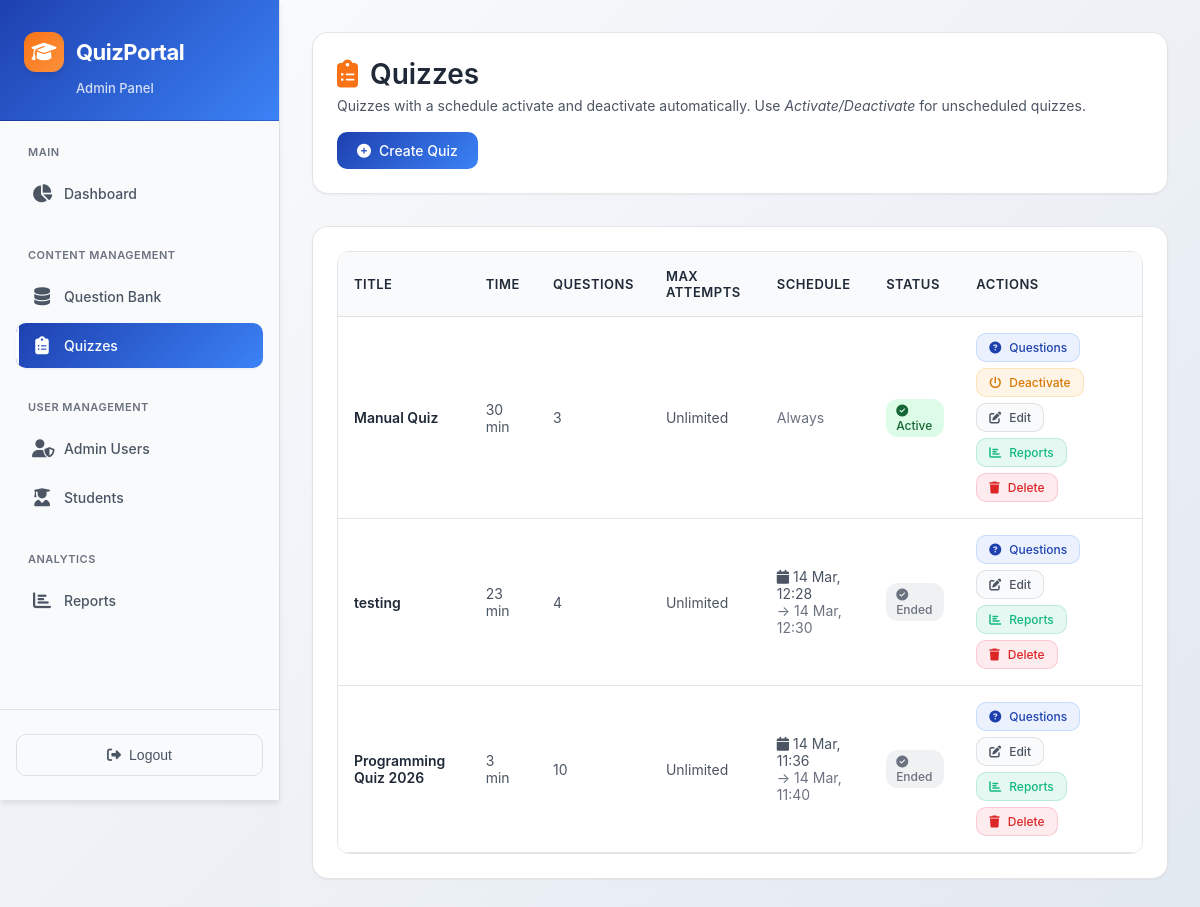
/admin-panel/quizzes/ (signed in), run on the app's committed database.
### video_app/models.py (models this page shows, shortened)
class Quiz(models.Model):
    title = models.CharField(max_length=255)
    description = models.TextField(blank=True)
    time_limit_minutes = models.PositiveIntegerField(default=30, help_text="Time limit in minutes")
    shuffle_questions = models.BooleanField(default=False)
    max_attempts = models.PositiveIntegerField(default=0, help_text="Maximum attempts per student (0 for unlimited)")
    is_active = models.BooleanField(default=True)
    start_time = models.DateTimeField(null=True, blank=True, help_text="Leave blank for no schedule")
    end_time = models.DateTimeField(null=True, blank=True, help_text="Leave blank for no schedule")
    certificate_min_percentage = models.FloatField(default=60.0, help_text="Minimum % score required to download certificate")
    created_at = models.DateTimeField(auto_now_add=True)
    questions = models.ManyToManyField(Question, through='QuizQuestion', blank=True)
    class Meta:
        indexes = [
            models.Index(fields=['is_active']),
            models.Index(fields=['start_time']),
            models.Index(fields=['end_time']),
        ]
    @property
    def schedule_status(self):
        now = timezone.now()
        if self.start_time or self.end_time:
            if self.start_time and now < self.start_time:
                return 'scheduled'   # upcoming
            if self.end_time and now > self.end_time:
                return 'ended'       # finished
            return 'live'            # currently running
        return 'active' if self.is_active else 'inactive'

### video_app/views.py (the view)
# urls.py: path('admin-panel/quizzes/', views.admin_quizzes, name='admin_quizzes'),
@staff_required
def admin_quizzes(request):
    quiz_data = admin_quizzes_queryset()
    return render(request, 'admin_panel/quiz_list.html', {'quiz_data': quiz_data})

### video_app/selectors.py (called while the page is built)
def admin_quizzes_queryset():
    return (
        Quiz.objects.annotate(
            question_count=Count('quizquestion', distinct=True),
            attempt_count=Count('attempts', filter=Q(attempts__is_submitted=True), distinct=True),
        )
        .order_by('-created_at')
    )

### video_app/views.py (called while the page is built)
def staff_required(view_func):
    decorated = user_passes_test(
        lambda u: u.is_active and u.is_staff,
        login_url='/admin-login/'
    )(view_func)
    return decorated

### video_app/templates/admin_panel/quiz_list.html (shortened to what this page needs)
{% extends "admin_panel/base_admin.html" %}
{% block admin_content %}
<link rel="stylesheet" href="https://cdnjs.cloudflare.com/ajax/libs/font-awesome/6.4.0/css/all.min.css">
<div class="page-header">
    <div>
        <div class="page-title">
            <i class="fas fa-clipboard-list" style="color: var(--brand-orange);"></i>
            Quizzes
        </div>
        <div class="page-subtitle">
            Quizzes with a schedule activate and deactivate automatically. Use <em>Activate/Deactivate</em> for unscheduled quizzes.
        </div>
    </div>
    <a href="{% url 'video_app:admin_add_quiz' %}" class="btn btn-primary">
        <i class="fas fa-plus-circle"></i>
        Create Quiz
    </a>
</div>
<div class="card">
    {% if quiz_data %}
    <div class="table-container">
        <table class="data-table">
            <thead>
                <tr>
                    <th>Title</th>
                    <th>Time</th>
                    <th>Questions</th>
                    <th>Max Attempts</th>
                    <th>Schedule</th>
                    <th>Status</th>
                    <th>Actions</th>
                </tr>
            </thead>
            <tbody>
                {% for quiz in quiz_data %}
                <tr>
                    <td style="font-weight:600;color:var(--text-primary);">{{ quiz.title }}</td>
                    <td>{{ quiz.time_limit_minutes }} min</td>
                    <td>{{ quiz.question_count }}</td>
                    <td>{{ quiz.max_attempts|default:"Unlimited" }}</td>
                    <td class="schedule-info">
                        {% if quiz.start_time %}
                        <div><i class="fas fa-calendar"></i> {{ quiz.start_time|date:"d M, H:i" }}</div>
                        <div class="schedule-time">→ {{ quiz.end_time|date:"d M, H:i" }}</div>
                        {% else %}
                        <span style="color:var(--text-muted);">Always</span>
                        {% endif %}
                    </td>
                    <td>
                        {% with status=quiz.schedule_status %}
                        {% if status == 'live' %}
                        <span class="badge badge-live"><i class="fas fa-circle"></i> Live</span>
                        {% elif status == 'scheduled' %}
                        <span class="badge badge-scheduled"><i class="fas fa-clock"></i> Scheduled</span>
                        {% elif status == 'ended' %}
                        <span class="badge badge-ended"><i class="fas fa-check-circle"></i> Ended</span>
                        {% elif status == 'active' %}
                        <span class="badge badge-success"><i class="fas fa-check-circle"></i> Active</span>
                        {% else %}
                        <span class="badge badge-danger"><i class="fas fa-pause-circle"></i> Inactive</span>
                        {% endif %}
                        {% endwith %}
                    </td>
                    <td>
                        <div class="action-buttons">
                            <a href="{% url 'video_app:admin_quiz_questions' quiz.id %}" class="btn btn-sm"
                                style="background:rgba(59, 130, 246, 0.1);color:var(--brand-blue);border:1px solid rgba(59, 130, 246, 0.2);">
                                <i class="fas fa-question-circle"></i>
                                Questions
                            </a>
                            {% if not quiz.start_time and not quiz.end_time %}
                            <a href="{% url 'video_app:admin_toggle_quiz' quiz.id %}" class="btn btn-sm"
                                style="background:rgba(245, 158, 11, 0.1);color:#D97706;border:1px solid rgba(245, 158, 11, 0.2);">
                                <i class="fas fa-power-off"></i>
                                {{ quiz.is_active|yesno:"Deactivate,Activate" }}
                            </a>
                            {% endif %}
                            <a href="{% url 'video_app:admin_edit_quiz' quiz.id %}"
                                class="btn btn-sm" style="background:var(--bg-hover);border:1px solid var(--border-light);">
                                <i class="fas fa-edit"></i>
                                Edit
                            </a>
                            <a href="{% url 'video_app:admin_reports' %}?quiz_id={{ quiz.id }}"
                                class="btn btn-sm" style="background:rgba(16, 185, 129, 0.1);color:#10B981;border:1px solid rgba(16, 185, 129, 0.2);">
                                <i class="fas fa-chart-bar"></i>
                                Reports
                            </a>
                            <a href="{% url 'video_app:admin_delete_quiz' quiz.id %}"
                                class="btn btn-sm" style="background:rgba(244, 63, 94, 0.1);color:#DC2626;border:1px solid rgba(244, 63, 94, 0.2);">
                                <i class="fas fa-trash"></i>
                                Delete
                            </a>
                        </div>
                    </td>
                </tr>
                {% endfor %}
            </tbody>
        </table>
    </div>
    {% endif %}
</div>
{% endblock %}

### video_app/templates/base.html (style rules this page uses)
:root { --primary: #4f46e5; --primary-dark: #3730a3; --primary-light: #818cf8; --accent: #06b6d4; --danger: #ef4444; --success: #22c55e; --warning: #f59e0b; --bg: #f1f5f9; --surface: #ffffff; --text: #1e293b; --muted: #64748b; --border: #e2e8f0; --radius: 12px; --shadow: 0 4px 24px rgba(0, 0, 0, .08); }
* { box-sizing: border-box; margin: 0; padding: 0; }
body { font-family: 'Segoe UI', system-ui, sans-serif; background: var(--bg); color: var(--text); min-height: 100vh; }
a { color: inherit; text-decoration: none; }
.btn { display: inline-flex; align-items: center; gap: 6px; padding: 10px 20px; border-radius: 8px; border: none; cursor: pointer; font-size: 14px; font-weight: 600; transition: .2s; }
.btn-primary { background: var(--primary); color: #fff; }
.btn-sm { padding: 6px 14px; font-size: 13px; }
.card { background: var(--surface); border-radius: var(--radius); box-shadow: var(--shadow); padding: 24px; border: 1px solid var(--border); }
.badge { display: inline-block; padding: 3px 10px; border-radius: 20px; font-size: 12px; font-weight: 600; }
.badge-success { background: #dcfce7; color: #166534; }
table { width: 100%; border-collapse: collapse; }
th, td { padding: 12px 16px; text-align: left; border-bottom: 1px solid var(--border); }
th { font-size: 12px; font-weight: 700; text-transform: uppercase; letter-spacing: .05em; color: var(--muted); background: #f8fafc; }
.page-header { margin-bottom: 28px; }

### video_app/templates/admin_panel/base_admin.html (style rules this page uses)
:root { --primary-dark: #1E40AF; --primary-medium: #3B82F6; --primary-light: #60A5FA; --accent-blue: #3B82F6; --accent-purple: #8B5CF6; --accent-emerald: #10B981; --accent-amber: #F59E0B; --accent-rose: #F43F5E; --text-primary: #1F2937; --text-secondary: #4B5563; --text-muted: #6B7280; --border-light: rgba(0, 0, 0, 0.1); --bg-card: #FFFFFF; --bg-hover: #F9FAFB; --bg-sidebar: #F8FAFC; --shadow-sm: 0 1px 2px 0 rgba(0, 0, 0, 0.05); --shadow-md: 0 4px 6px -1px rgba(0, 0, 0, 0.1); --shadow-lg: 0 10px 15px -3px rgba(0, 0, 0, 0.1); --shadow-xl: 0 20px 25px -5px rgba(0, 0, 0, 0.1); --brand-orange: #F97316; --brand-blue: #1E40AF; --brand-light-orange: #FB923C; }
* { box-sizing: border-box; }
body { background: linear-gradient(135deg, #F8FAFC 0%, #E2E8F0 100%); font-family: -apple-system, BlinkMacSystemFont, 'Segoe UI', Roboto, 'Helvetica Neue', Arial, sans-serif; }

### video_app/templates/admin_panel/quiz_list.html (style rules this page uses)
.page-header { display: flex; justify-content: space-between; align-items: flex-start; flex-wrap: wrap; gap: 16px; margin-bottom: 32px; padding: 24px; background: var(--bg-card); border-radius: 16px; border: 1px solid var(--border-light); box-shadow: var(--shadow-sm); }
.page-title { font-size: 28px; font-weight: 600; color: var(--text-primary); margin-bottom: 4px; display: flex; align-items: center; gap: 12px; }
.page-subtitle { font-size: 14px; color: var(--text-secondary); line-height: 1.5; }
.btn { padding: 10px 20px; border-radius: 10px; font-size: 14px; font-weight: 500; text-decoration: none; border: none; cursor: pointer; transition: all 0.2s ease; display: inline-flex; align-items: center; gap: 8px; }
.btn-primary { background: linear-gradient(135deg, var(--brand-blue), var(--primary-medium)); color: white; }
.btn-sm { padding: 6px 12px; font-size: 12px; }
.card { background: var(--bg-card); border: 1px solid var(--border-light); border-radius: 16px; padding: 24px; box-shadow: var(--shadow-sm); margin-bottom: 24px; }
.table-container { overflow-x: auto; border-radius: 12px; border: 1px solid var(--border-light); }
.data-table { width: 100%; border-collapse: collapse; background: var(--bg-card); }
.data-table th { background: var(--bg-hover); padding: 16px; text-align: left; font-weight: 600; color: var(--text-primary); font-size: 13px; text-transform: uppercase; letter-spacing: 0.5px; border-bottom: 1px solid var(--border-light); }
.data-table td { padding: 16px; border-bottom: 1px solid var(--border-light); color: var(--text-secondary); font-size: 14px; }
.badge { padding: 4px 10px; border-radius: 12px; font-size: 12px; font-weight: 500; }
.badge-ended { background: rgba(107, 114, 128, 0.1); color: #6B7280; }
.schedule-info { font-size: 12px; color: var(--text-secondary); }
.schedule-time { color: var(--text-muted); }
.action-buttons { display: flex; gap: 6px; flex-wrap: wrap; }

### data on the page
Quiz: title "Manual Quiz", time_limit_minutes "30", question_count "3", max_attempts "Unlimited", shows "Always", shows "Active", is_active "Deactivate"
Quiz: title "testing", time_limit_minutes "23", question_count "4", max_attempts "Unlimited", start_time "14 Mar, 12:28", end_time "14 Mar, 12:30", shows "Ended"
Quiz: title "Programming Quiz 2026", time_limit_minutes "3", question_count "10", max_attempts "Unlimited", start_time "14 Mar, 11:36", end_time "14 Mar, 11:40", shows "Ended"
